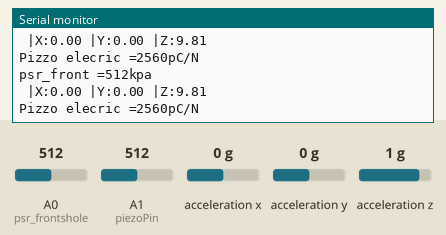
The sketch below on a simulated Arduino Uno, built with avr-gcc and run on an emulated ATmega328P. Shown: the last lines printed to the serial monitor. The inputs (shaded band) are chosen by the test bench; at power-on: acceleration x 0 g, A0 (psr_frontshole) = 512, A1 (piezoPin) = 512, acceleration y 0 g, acceleration z 1 g.

Above: at 4.8 s.
4.9 s: acceleration x set to -1.4 g
At 6.5 s:
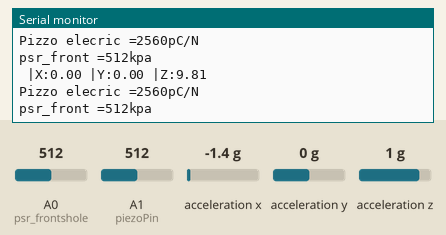
9.9 s: A0 (psr_frontshole) set to 716
At 10.8 s:
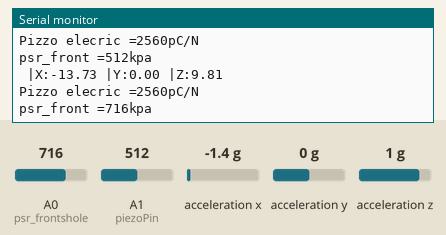
14.9 s: A1 (piezoPin) set to 716
At 16.6 s:
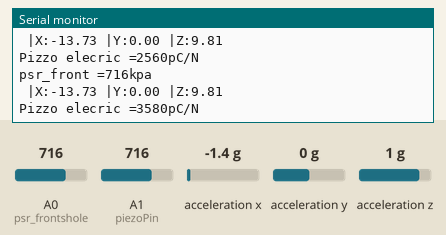
19.9 s: acceleration y set to -1.4 g
At 21.1 s:
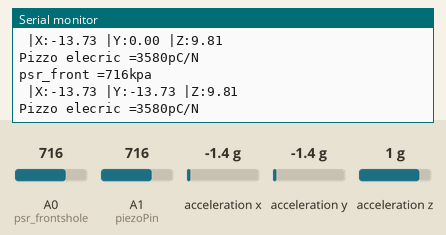
24.9 s: acceleration z set to -1.4 g
At 27.1 s:
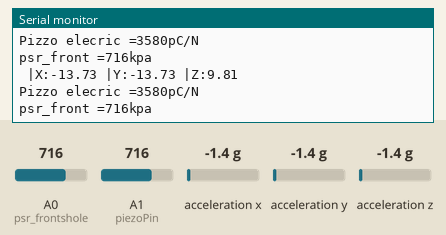
29.9 s: A0 (psr_frontshole) set to 992
At 31.5 s:
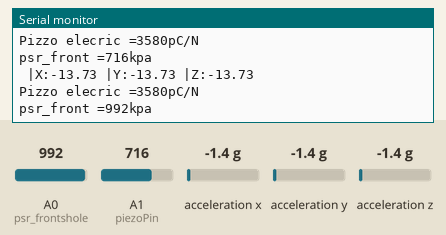
Timing chart, 0 to 33.0 s (numbered marks = the images above; inputs shaded):
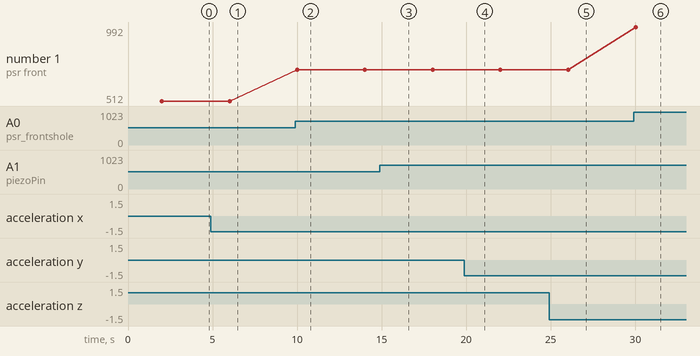

Measured:
- after the input at 9.9 s, the serial monitor: prints a new line after 0.11 s (image 2)
- after the input at 14.9 s, the serial monitor: prints a new line after 1.1 s (image 3)
- after the input at 19.9 s, the serial monitor: prints a new line after 0.12 s (image 4)
- after the input at 29.9 s, the serial monitor: prints a new line after 0.13 s (image 6)
- plotted number 1: 512 → 716 after the input at 9.9 s, 716 → 992 after the input at 29.9 s

The sketch:

knee_orthosis.ino
```cpp
#include <Wire.h>                  // Include the I2C library
#include <Adafruit_Sensor.h>        // Include Adafruit Sensor library
#include <Adafruit_ADXL345_U.h>     // Include the Adafruit ADXL345 library
Adafruit_ADXL345_Unified accel = Adafruit_ADXL345_Unified();
const int piezoPin = A1;  // Piezoelectric sensor connected to analog pin A0
const int threshold = 100;  // Adjust this value based on your sensor sensitivity
int psr_frontshole = A0;     // the FSR and 10K pulldown are connected to a0
int psr_Reading;
int voltage = 5;
void setup() {
Serial.begin(9600);
Wire.begin();
!accel.begin();
}

void loop() {
sensors_event_t event;
accel.getEvent(&event);
Serial.print(" |X:");
Serial.print(event.acceleration.x);
Serial.print(" |Y:");
Serial.print(event.acceleration.y);
Serial.print(" |Z:");
Serial.println(event.acceleration.z);
int piezoValue = analogRead(piezoPin);
Serial.print("Pizzo elecric =");
Serial.print(piezoValue*voltage);
Serial.println("pC/N");
delay(2000);
psr_Reading = analogRead(psr_frontshole);
Serial.print("psr_front =");
Serial.print(psr_Reading);
Serial.println("kpa");
delay(2000);
}
```
